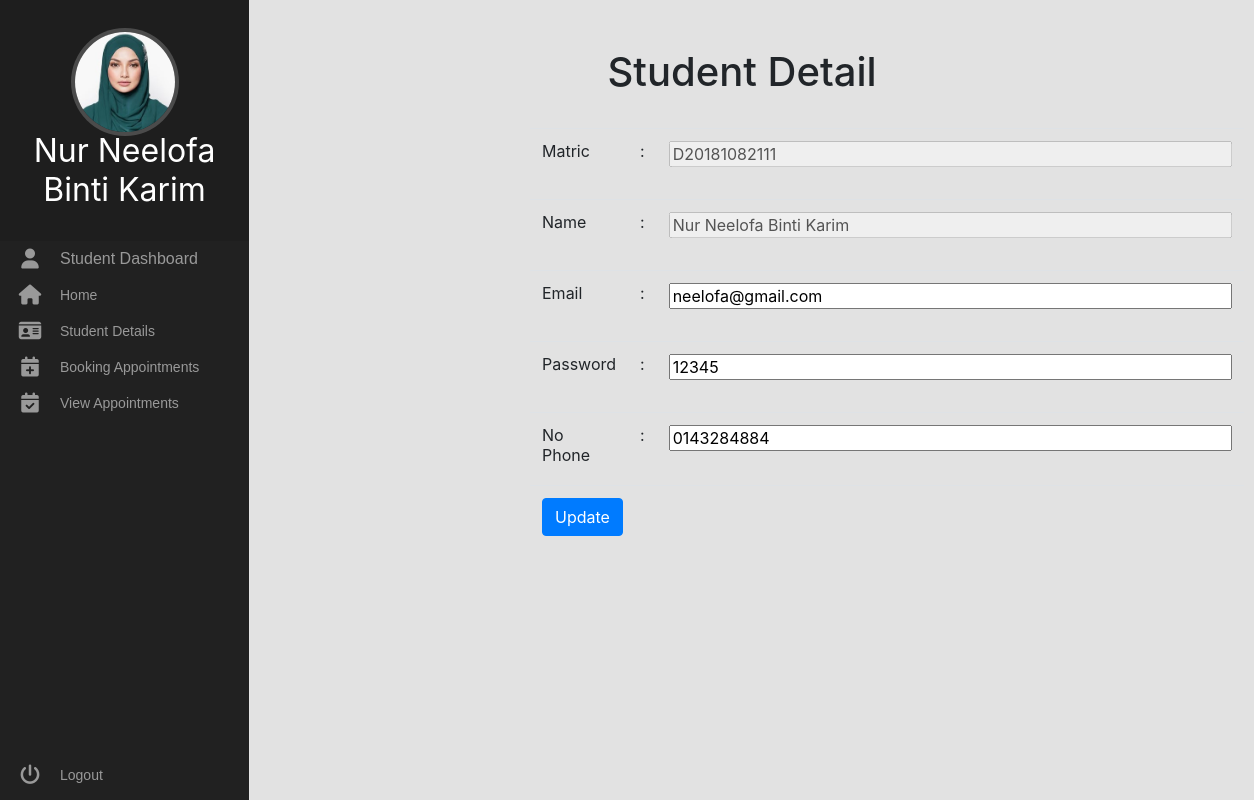
Screenshot of /student/detail.php (signed in) with the database file from the repository.
### tables this page shows
CREATE TABLE `student` (
  `id` int(11) NOT NULL,
  `name` varchar(40) NOT NULL,
  `matric` varchar(12) NOT NULL,
  `email` varchar(25) NOT NULL,
  `password` varchar(8) NOT NULL,
  `profile` varchar(25) NOT NULL,
  `phone` varchar(12) NOT NULL,
  `role` varchar(10) NOT NULL
);

### student/detail.php (the view, shortened to what this page needs)
<?php
include_once("../config.php");
include('dashboard.php');
?>
<head>
  <link rel="stylesheet" href="../CSS/bootstrap.min.css" />
  <link rel="stylesheet" href="../CSS/style.css" />
</head>
<?php
	$result = mysqli_query($mysqli, "SELECT * FROM student WHERE id= '".$_SESSION['id']."'");
if($result){
    $row = mysqli_fetch_array($result, MYSQLI_ASSOC);
?>
<html>
<div class="main">
<br><br>
    <center>
	<h1>Student Detail</h1><br>
    <div style="margin-left:270px;">
	<fieldset>
		<form action = "insertData.php" method  = "POST" >
		<table class="table">
		<tr>
			<td>
                <label for="matric">Matric</label>
				</td>
                <td width="2%">:</td>
                <td>
                <input type="text" id="matric" name="matric" size="50" value="<?php echo $row['matric']?>"disabled ><br><br>
			</td>
		</tr>
		<tr>
			<td>
				<label for="name">Name</label>
				</td>
                <td width="2%">:</td>
                <td>
				<input type="text" id="name" name="name" size="50" value="<?php echo $row['name']?>"disabled ><br><br>
			</td>
		</tr>
		<tr>
			<td>
				<label for="email">Email</label>
				</td>
                <td width="2%">:</td>
                <td>
                <input type="text" id="email" name="email" size="50" value="<?php echo $row['email']?>"><br><br>
			</td>
		</tr>
		<tr>
			<td>
				<label for="subject">Password</label>
				</td>
                <td width="2%">:</td>
                <td>
                <input type="text" id="password" name="password" size="50" value="<?php echo $row['password']?>"><br><br>
			</td>
		</tr>
		<tr>
			<td>
				<label for="phone">No Phone</label>
				</td>
                <td width="2%">:</td>
                <td>
				<input type="text" id="phone" name="phone" size="50" value="<?php echo $row['phone']?>"><br><br>
			</td>
		</tr>
		<tr>
			<td colspan="3">
			<button type = "submit" class = "btn btn-primary" name = "update">Update</button>
			</td>
		</tr>
		</table>
		 </form>
		 </fieldset>
		 </center>
</body>
</div>
</html>
<?php
}
?>

### student/dashboard.php (shortened to what this page needs)
<html>
<head>
  <link rel="stylesheet" href="../CSS/bootstrap.min.css" />
  <link rel="stylesheet" href="../CSS/dashboard.css" />
  <link rel="stylesheet" href="../CSS/style.css" />
</head>
<?php
include_once("../config.php");
$result = mysqli_query($mysqli, "SELECT * FROM student WHERE id= '".$_SESSION['id']."'");
while ($row = mysqli_fetch_array($result)) {
    $name = $row['name'];
    $profile = $row['profile'];
}
?>
  <body>
    <div class="area">
    <nav class="main-menu">
    <header class="avatar">
		<img src="profile/<?php echo $profile ?>" alt="">
    <h2><?php echo $name?></h2>
    </header>
      <li class="has-subnav">
            <i class="fa fa-user fa-2x"></i>
            <span class="nav-text"> Student Dashboard </span>
        </li>
        <li>
          <a href="home.php">
            <i class="fa fa-home fa-2x"></i>
            <span class="nav-text"> Home </span>
          </a>
        </li>
        <li class="has-subnav">
          <a href="detail.php">
            <i class="fa fa-id-card fa-2x"></i>
            <span class="nav-text"> Student Details </span>
          </a>
        </li>
        <li class="has-subnav">
          <a href="search.php">
            <i class="fa fa-calendar-plus fa-2x"></i>
            <span class="nav-text"> Booking Appointments </span>
          </a>
        </li>
        <li class="has-subnav">
          <a href="listappointment.php">
            <i class="fa fa-calendar-check fa-2x"></i>
            <span class="nav-text"> View Appointments </span>
          </a>
        </li>
      <ul class="logout">
        <li>
          <a href="../index.html">
            <i class="fa fa-power-off fa-2x"></i>
            <span class="nav-text"> Logout </span>
          </a>
        </li>
      </ul>
    </nav>
  </body>
</html>

### CSS/dashboard.css (style rules this page uses)
body { background: #f8f8f8; }

### CSS/style.css (style rules this page uses)
.fa-2x { font-size: 2em; }
.fa { position: relative; display: table-cell; width: 60px; height: 36px; text-align: center; vertical-align: middle; font-size: 20px; color: #999; }
.main-menu { background: #212121; border-right: 1px solid #e5e5e5; position: absolute; top: 0; bottom: 0; height: 100%; left: 0; width: 250px; }
.main-menu > ul { margin: 7px 0; }
.main-menu li { position: relative; display: block; width: 250px; }
.main-menu li > a { position: relative; display: table; border-collapse: collapse; border-spacing: 0; color: #999; font-family: arial; font-size: 14px; text-decoration: none; }
.main-menu .nav-text { position: relative; display: table-cell; vertical-align: middle; width: 190px; font-family: "Titillium Web", sans-serif; color: #999; }
.main-menu > ul.logout { position: absolute; left: 0; bottom: 0; }
nav { -webkit-user-select: none; -moz-user-select: none; -ms-user-select: none; -o-user-select: none; user-select: none; }
nav ul, nav li { outline: 0; margin: 0; padding: 0; }
.area { float: left; background: #e2e2e2; width: 100%; height: 100%; }
.avatar { background: rgba(0, 0, 0, 0.1); padding: 2em 0.5em; text-align: center; }
img { width: 100px; border-radius: 50%; box-shadow: 0 0 0 4px rgba(255, 255, 255, 0.2); }
h2 { font-weight: normal; margin-bottom: 0; color: #fff; }
.main { margin-left: 230px; padding: 0px 30px; }

### rows the page displays
student: profile (picture), name "Nur Neelofa Binti Karim", matric "D20181082111", email "neelofa@gmail.com", password "12345", phone "0143284884"
